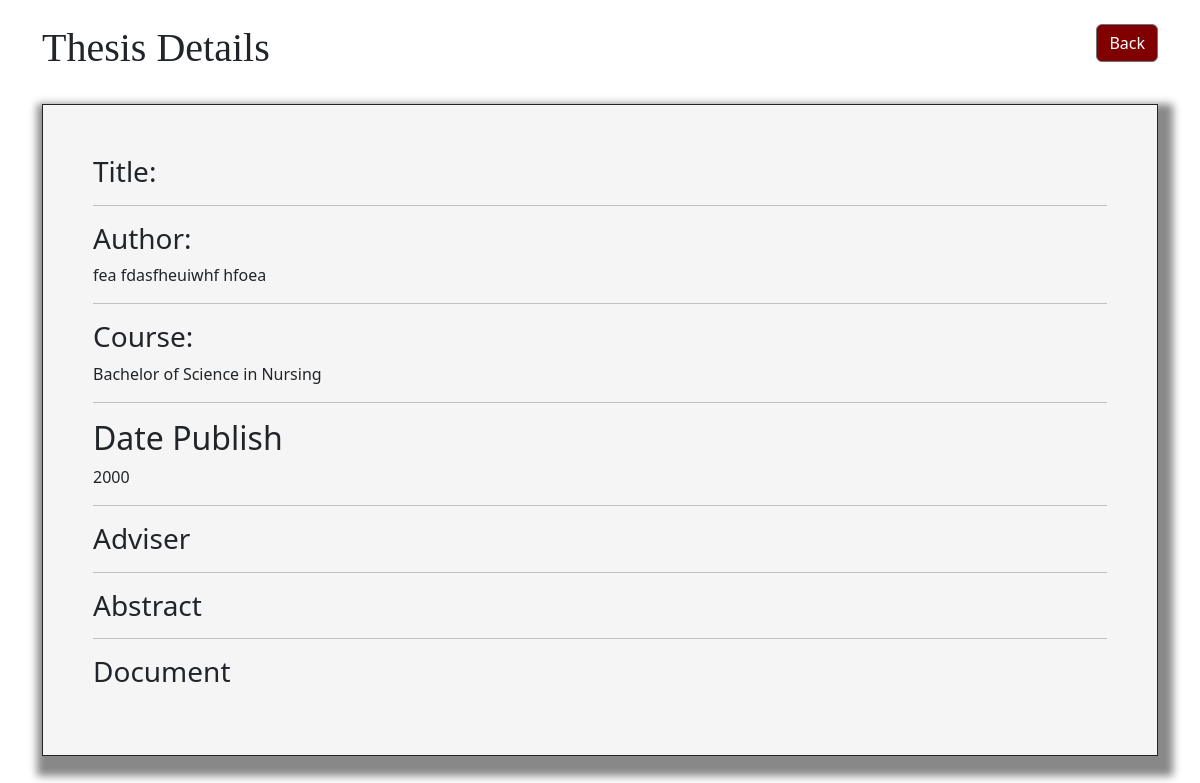
Page /view.php?id=24 on the committed database.
### tables this page shows
CREATE TABLE `thesis` (
  `id` int(11) NOT NULL,
  `title` varchar(255) NOT NULL,
  `author` varchar(128) NOT NULL,
  `course` varchar(128) NOT NULL,
  `year` year(4) NOT NULL,
  `adviser` varchar(128) NOT NULL,
  `abstract` text NOT NULL,
  `file` text NOT NULL,
  `upload_date` date NOT NULL DEFAULT current_timestamp()
);

### view.php (the view, shortened to what this page needs)
<!DOCTYPE html>
<html lang="en">
<head>
    <link rel="stylesheet" href="https://cdn.jsdelivr.net/npm/bootstrap@5.3.2/dist/css/bootstrap.min.css">
</head>
<body>
    <div class="container">
    <header class = "d-flex justify-content-between my-4">
            <h1 class = "top" >Thesis Details</h1>
            <div>
                <a href="index.php" class = "btn btn-secondary">Back</a>
            </div>
        </header>
        <div class="thesis-details my-4">
            <?php
                if(isset($_GET["id"])){
                    $id = $_GET["id"];
                    include("includes/connect.php");
                    $sql = "SELECT * FROM thesis WHERE id = $id";
                    $result = mysqli_query($conn, $sql);
                    $row = mysqli_fetch_array($result);
                   ?>
                    <h3>Title:</h3>
                    <p href="index.php"><?php echo $row["title"]; ?></p> <hr>
                    <h3>Author:</h3>
                    <p><?php echo $row["author"]; ?></p> <hr>
                    <h3>Course:</h3>
                    <p><?php echo $row["course"]; ?></p> <hr>
                    <h2>Date Publish</h2>
                    <p><?php echo $row["year"]; ?></p> <hr>
                    <h3>Adviser</h3>
                    <p><?php echo $row["adviser"]; ?></p> <hr>
                    <h3>Abstract</h3>
                    <p><?php echo $row["abstract"]; ?></p> <hr>
                    <h3>Document</h3>
                   <?php
                }
            ?>
        </div>
    </div>
</body>
</html>

### view.php (style rules this page uses)
.thesis-details { background-color: #f5f5f5; padding:50px; border: 1px solid; box-shadow: 5px 10px 8px 10px #888888; }
.btn { background-color:#800000; }
.top { font-family: fantasy; }

### rows in the picture
thesis: author "fea fdasfheuiwhf hfoea", course "Bachelor of Science in Nursing", year "2000"
